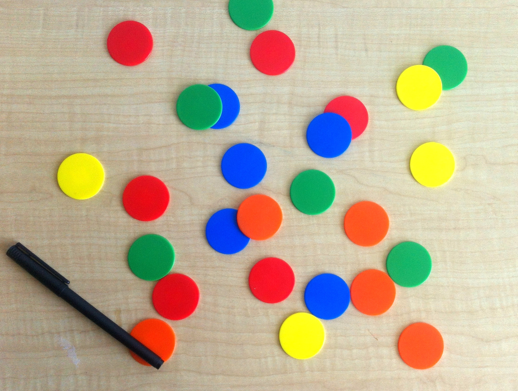
#> input picture python-version/imdata/coloredChips.png, 518 x 391 px
$ jupyter execute imsegkmeans.ipynb
#> lines starting #> are read from the running program, lines starting #| are printed output that depends on the picture
[cell 1]
import cv2
import numpy as np
from matplotlib import pyplot as plt

# Load the image
image = cv2.imread('imdata/coloredChips.png')
#> image is the input picture: shape (391, 518, 3); mean B, G, R 148.1, 173.3, 188.3

# Reshape the image to a 2D array of pixels
pixels = image.reshape((-1, 3)).astype(np.float32)

# Define the number of clusters (segments) you want
num_clusters = 7  # Adjust as needed

# Perform k-means clustering
criteria = (cv2.TERM_CRITERIA_EPS + cv2.TERM_CRITERIA_MAX_ITER, 100, 0.2)
_, labels, centers = cv2.kmeans(pixels, num_clusters, None, criteria, 10, cv2.KMEANS_RANDOM_CENTERS)
#> centers = [[143.5, 168.4, 182.7], [27.63, 249.9, 250.7], [40.31, 52.58, 241.1], [95.32, 164.7, 18.89], [187.7, 213.3, 219.4], [245.6, 73.86, 5.29], [45.17, 47.39, 53.1]]

# Normalize the labels to a visible range
normalized_labels = (labels * 255 / (num_clusters - 1)).astype(np.uint8)

# Convert the normalized labels to the same shape as the original image
segmented_image = normalized_labels.reshape(image.shape[:2])
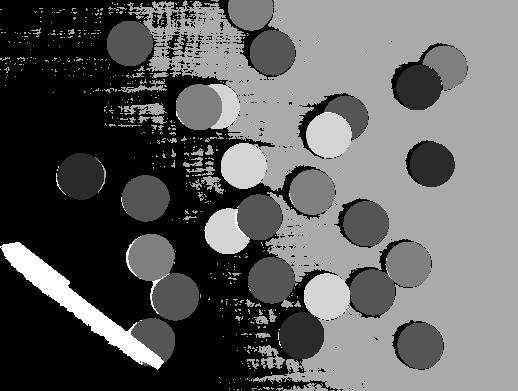
#> segmented_image: shape (391, 518); min 0, max 255, mean 95.8

# Display the segmented image using matplotlib
fig = plt.figure(figsize=(10, 10))
plt.subplot(1, 2, 1)
plt.imshow(cv2.cvtColor(image, cv2.COLOR_BGR2RGB))

plt.subplot(1, 2, 2)
plt.imshow(segmented_image, cmap='jet')  # Use the 'jet' colormap for better visibility
plt.axis('off')  # Turn off axis labels
plt.show()
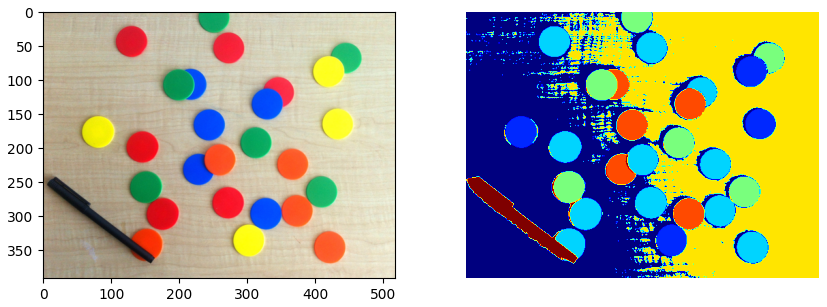
#> figure drawn by matplotlib, 2 panels

$ run again, with python-version/imdata/DistortedImage.png copied over python-version/imdata/coloredChips.png
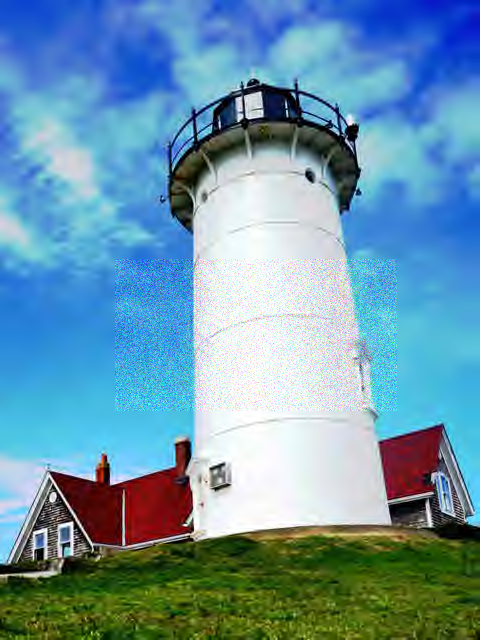
#> input picture python-version/imdata/DistortedImage.png, 480 x 640 px
#> image is the input picture: shape (640, 480, 3); mean B, G, R 171.8, 150.4, 106.9
#> centers = [[235.1, 231.4, 225.4], [213.4, 143.5, 67.39], [205.8, 88.28, 31.04], [19.29, 13.39, 105.2], [218.6, 189, 103.2], [14.04, 55, 34.14], [38.64, 101.4, 86.73]]
#> `segmented_image = normalized_labels.reshape(image.shape[:2])`:
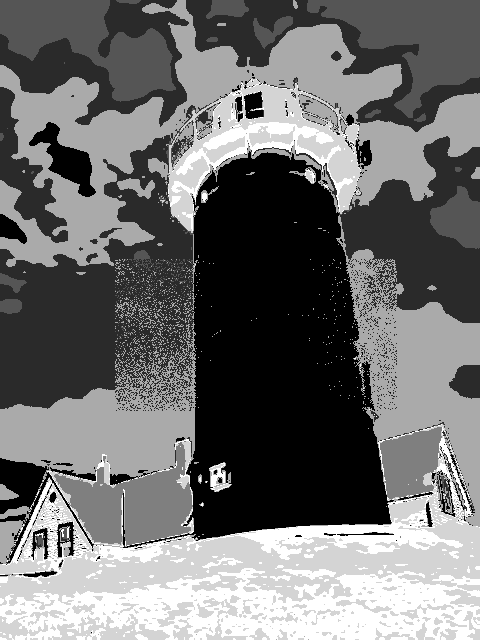
#> segmented_image: shape (640, 480); min 0, max 255, mean 110.7
#> `plt.show()`:
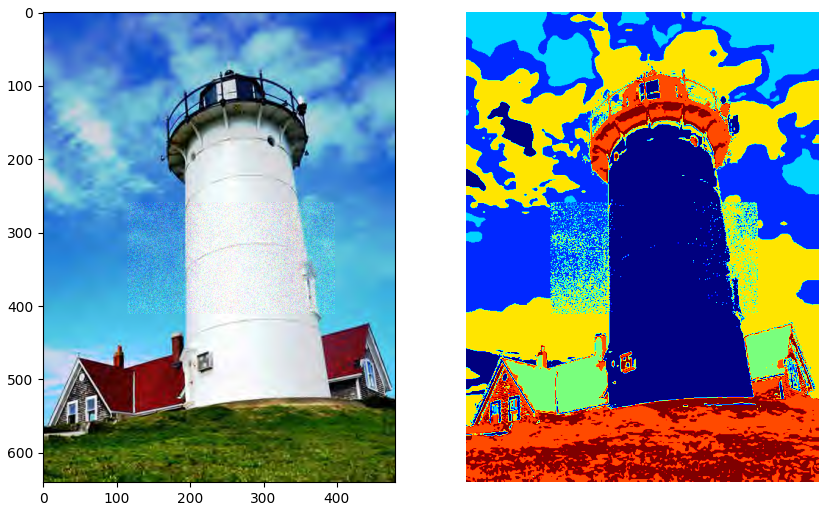
#> figure drawn by matplotlib, 2 panels

$ run again, with python-version/imdata/bag.png copied over python-version/imdata/coloredChips.png
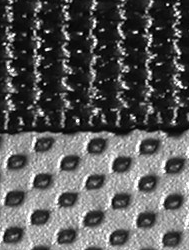
#> input picture python-version/imdata/bag.png, 189 x 250 px
#> image is the input picture: shape (250, 189, 3); min 0, max 255, mean 89.3
#> centers = [[150.8, 150.8, 150.8], [230.2, 230.2, 230.2], [181, 181, 181], [117.2, 117.2, 117.2], [78.38, 78.38, 78.38], [44.72, 44.72, 44.72], [19.5, 19.5, 19.5]]
#> `segmented_image = normalized_labels.reshape(image.shape[:2])`:
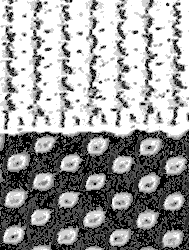
#> segmented_image: shape (250, 189); min 0, max 255, mean 155.7
#> `plt.show()`:
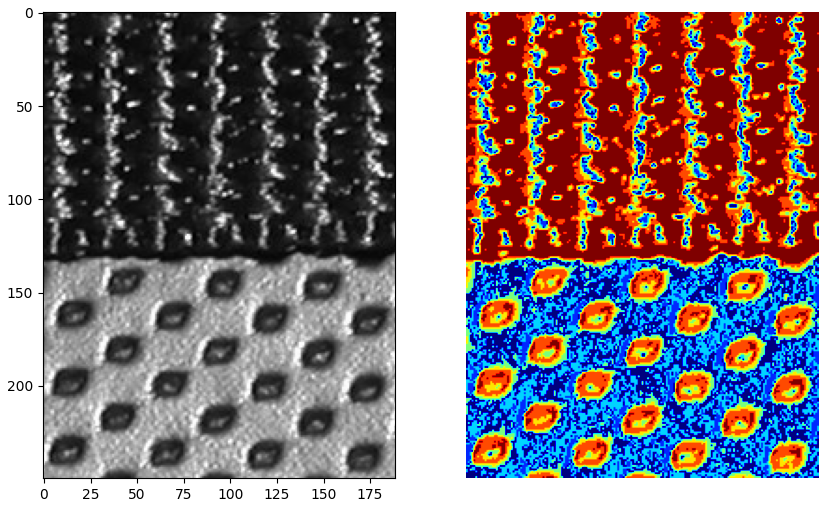
#> figure drawn by matplotlib, 2 panels
